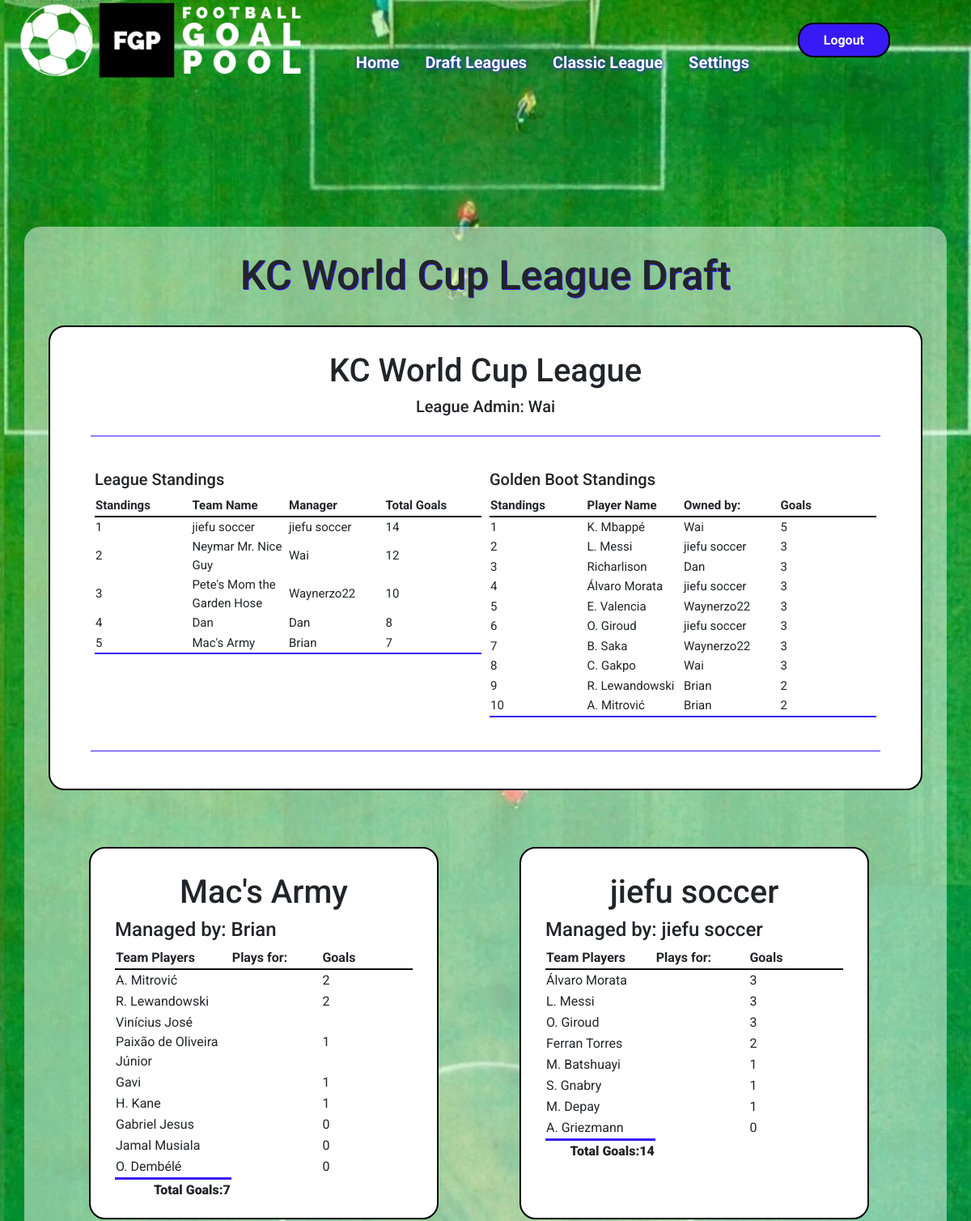
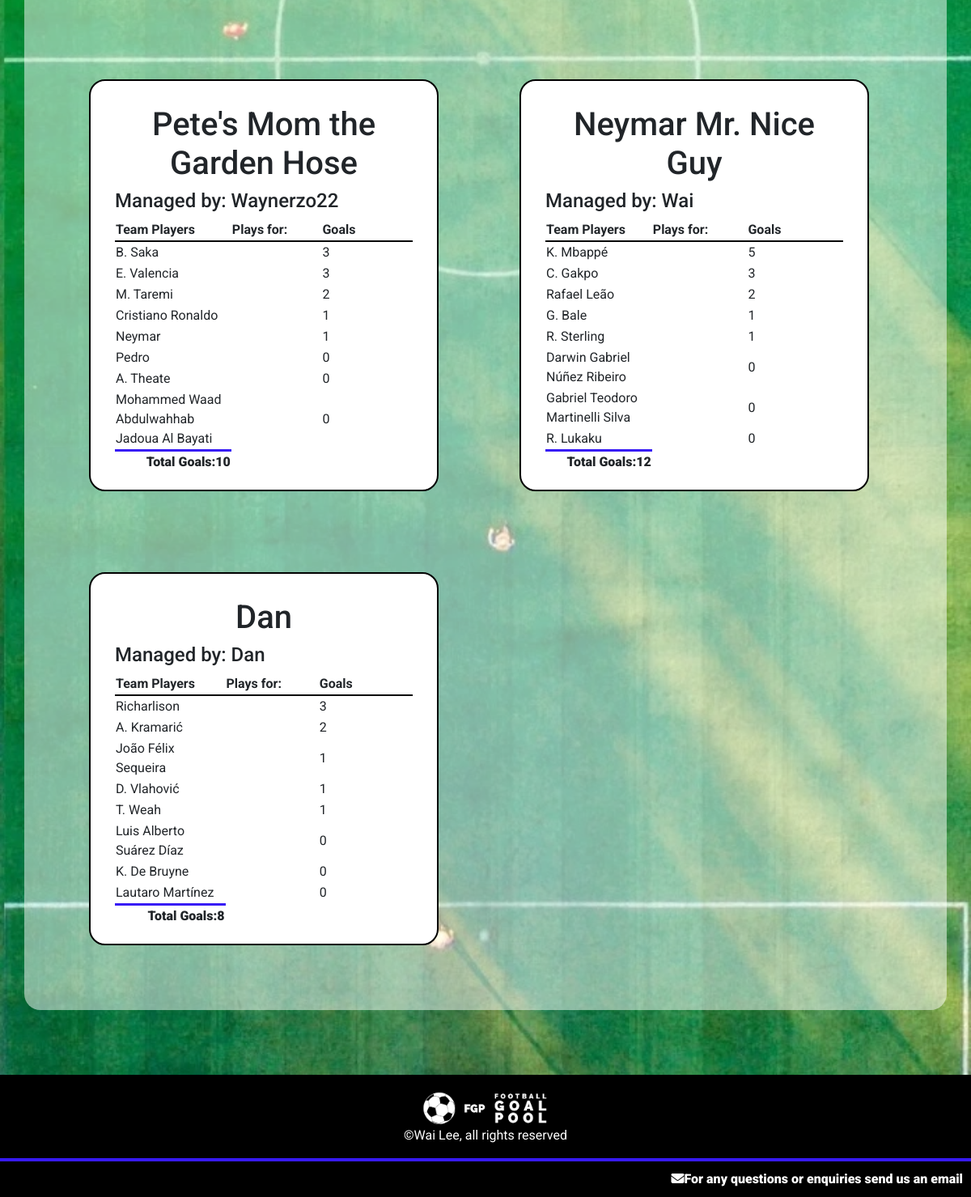
/draft/ (signed in), run on an earlier commit of the app's database (2 pictures, top to bottom).
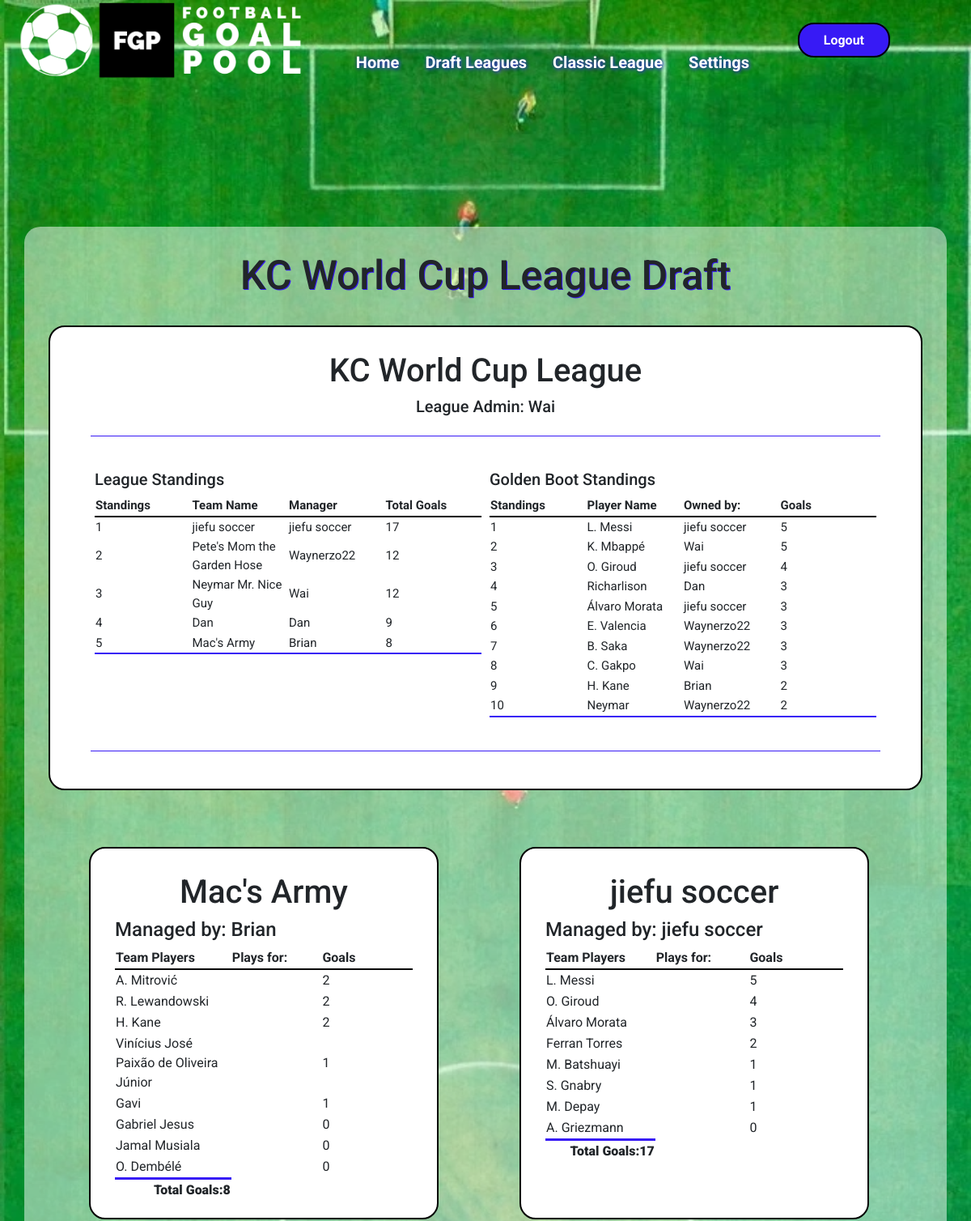
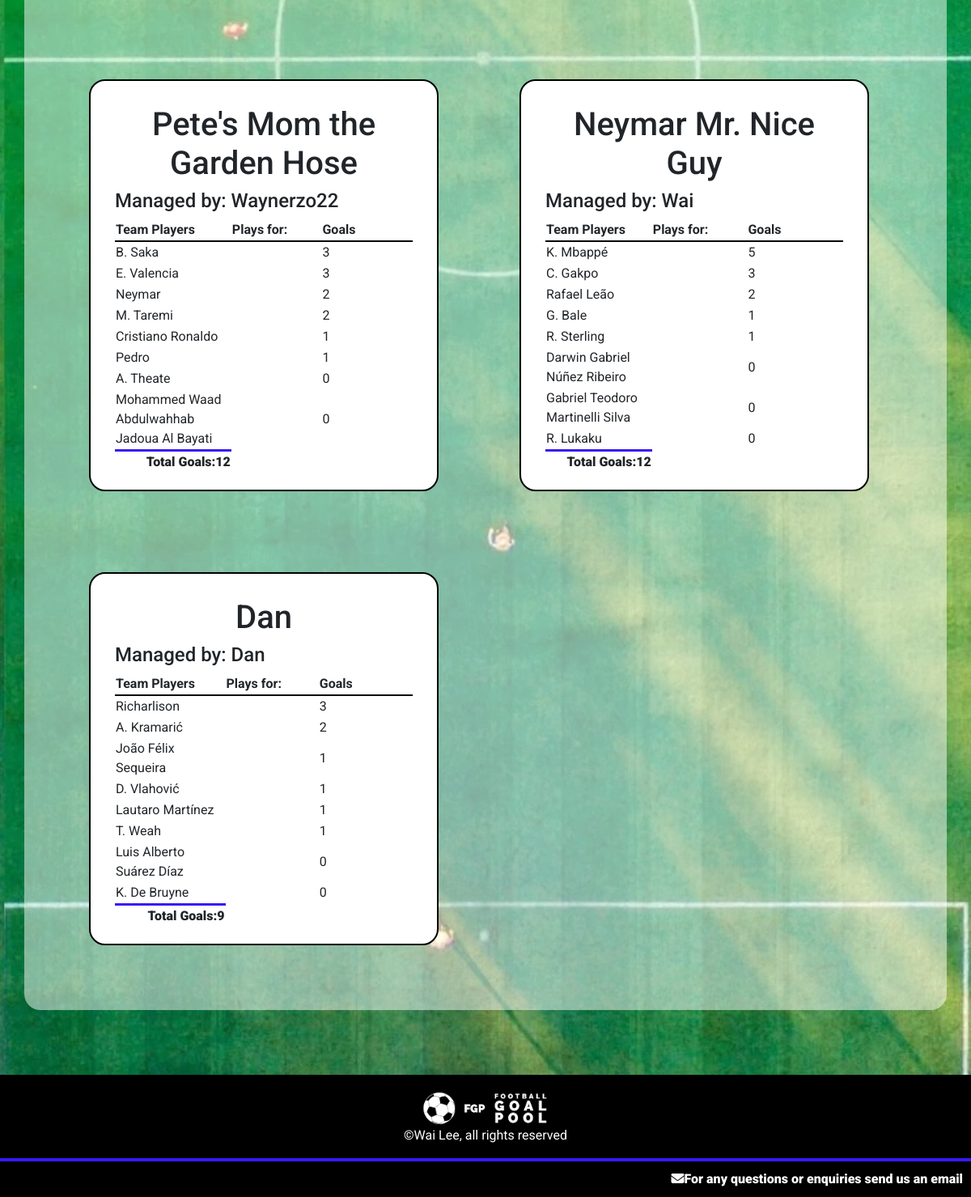
And on a later commit of the database (2 pictures, top to bottom).
### goalpoolapp/models.py (models this page shows, shortened)
class League(models.Model):
    teamlimit = models.IntegerField()
    leaguename = models.CharField(max_length=64)
    leaguecode = models.CharField(max_length = 10, blank=True, null=True)
    teamplayerslimit = models.IntegerField()
    transfersActivated = models.BooleanField(default=False)
    transfersAllowed = models.BooleanField(default=False)
    duplicatePlayersAllowed = models.BooleanField()
    admin = models.ForeignKey(User, on_delete=models.CASCADE, related_name="administratedleague")
    draftcomplete = models.BooleanField(default=False)
    draftstarted = models.BooleanField(default=False)
    draftposition = models.IntegerField(default=1)
    draftdecending = models.BooleanField(default=False)

class User(AbstractUser):
    emailpermission = models.BooleanField(null=True)

class Team(models.Model):
    manager = models.ForeignKey(User, on_delete=models.CASCADE, related_name="managedteams")
    league = models.ForeignKey(League, on_delete=models.CASCADE, related_name="leagueteams")
    players = models.ManyToManyField(Player, related_name="teams", blank=True)
    provisionalplayers = models.ManyToManyField(Player, related_name="provisionalteams", blank=True)
    rank = models.IntegerField(default=1)
    teamname = models.CharField(max_length=64)
    totalgoals = models.IntegerField(default=0)
    draftnumber = models.IntegerField(blank=True, null=True)

class Player(models.Model):
    playercode = models.IntegerField()
    leagues = models.ManyToManyField(League, related_name="leagueplayers", blank=True)
    nickname = models.CharField(max_length=64)
    goals = models.IntegerField(default=0)
    country = models.ForeignKey(Country, on_delete=models.CASCADE, related_name="players")
    currentweekgoals = models.IntegerField(default=0)
    position = models.CharField(max_length=12)
    pic = models.CharField(max_length=100)

### goalpoolapp/views.py (the view)
# urls.py: path('draft/', views.draft, name='draft'),
@login_required
def draft(request, leagueid=None):
    userteams = Team.objects.filter(manager=request.user)
    if leagueid != None:
        leagueslist = League.objects.filter(id=leagueid)
    else:
        leagueslist = League.objects.filter(leagueteams__in=userteams)
    leagueslist = leagueslist.exclude(id=19)
    leagues = Paginator(leagueslist, 1)
    page = request.GET.get('page')
    league = leagues.get_page(page)
    picker = None
    try:
        teams = league[0].leagueteams.all()
        playercheck = 0
        for team in teams:
            if team.players.count() == league[0].teamplayerslimit:
                playercheck += 1
        if playercheck == league[0].leagueteams.count():
            league[0].draftcomplete = True
            league[0].save()
        for team in league[0].leagueteams.all():
            if team.draftnumber == league[0].draftposition:
                picker = team.manager
    except:
        pass
    return render(request, 'goalpoolapp/draft.html', {
        "picker": picker,
        "leaguepage": league,
        "leagues": leagues,
    })

### goalpoolapp/templates/goalpoolapp/draft.html (shortened to what this page needs)
{% extends "goalpoolapp/layout.html" %}
{% load static %}
{% block body %}
<div id="main-page-content-container">
    <div id="main-page-content">
        {% for league in leaguepage %}
            <h2>{{ league.leaguename }} Draft</h2>
            <br>
            {% if league.draftstarted == True and league.draftcomplete == False %}
                <h3>Draft in Progress</h3>
                <h4>Current Picker: {{ picker }}</h4>
                {% if picker == user %}
                <div class="centeredinput">
                    <h5>Pick a player</h5>
                    <input type="hidden" value="{{ league.id }}" id="leagueid">
                    {% csrf_token %}
                    <div class="form-group draftselect">
                        <label for="teamselect" class="label teamlabel">Select a club</label>
                        <select id="teamselect" class="form-control"></select>
                    </div>
                    <div id="players">
                    </div>
                </div>
            {% endif %}
                <div id="teamscontainer">
                    {% for team in league.leagueteams.all|dictsort:"draftnumber" %}
                        <div
                        {% if team.manager == picker %}
                        class="pickercontainer"
                        {% else %}
                        class="teamcontainer"
                        {% endif %}
                        >
                        {% if team.manager == picker %}
                            <h5>Current Picker</h5>
                        {% endif %}
                        <h4>Draft number: {{ team.draftnumber }}</h4>
                        <h3>{{ team.teamname }}</h3>
                        <h4>Managed by: {{ team.manager }}</h4>
                            <table>
                                <tr>
                                    <th class="draftheader">Team Players</th>
                                    <th class="draftheader">Plays for:</th>
                                </tr>
                                {% for player in team.players.all %}
                                <tr>
                                    <td>{{ forloop.counter }}: {{ player.nickname }}</td>
                                    <td>{{ player.country.countryname }}</td>
                                </tr>
                                {% endfor %}
                            </table>
                        </div>
                    {% endfor %}
                </div>
            {% elif league.draftstarted == True and league.draftcomplete == True %}
                <div id="draft-information-container">
                    <h3>{{ league.leaguename }}</h3>
                    <h5>League Admin: {{ league.admin.username }}</h5>
                    <hr>
                    <div class="leagueinformation">
                        <div class="leaguetablecontainer">
                            <h5>League Standings</h5>
                            <table class="leaguetable">
                                <tr>
                                    <th>Standings</th>
                                    <th>Team Name</th>
                                    <th>Manager</th>
                                    <th>Total Goals</th>
                                </tr>
                                {% for team in league.leagueteams.all|dictsort:"totalgoals" reversed %}
                                <tr>
                                    <td>{{ forloop.counter }}</td>
                                    <td>{{ team.teamname }}</td>
                                    <td>{{ team.manager }}</td>
                                    <td>{{ team.totalgoals }}</td>
                                </tr>
                                {% endfor %}
                            </table>
                        </div>
                        <div class="leaguetablecontainer">
                            <div class="leaguetable">
                                <h5>Golden Boot Standings</h5>
                                <table class="playerleaguetable">
                                    <tr>
                                        <th>Standings</th>
                                        <th>Player Name</th>
                                        <th>Owned by:</th>
                                        <th>Goals</th>
                                    </tr>
                                    {% for player in league.leagueplayers.all|dictsortreversed:"goals"|slice:":10" %}
                                    <tr>
                                        <td>{{ forloop.counter }}</td>
                                        <td>{{ player.nickname }}</td>
                                        <td>
                                            {% for team in league.leagueteams.all %}
                                                {% if team in player.teams.all %}
                                                    {{ team.manager.username }}
                                                {% endif %}
                                            {% endfor %}
                                        </td>
                                        <td>{{ player.goals }}</td>
                                    </tr>
                                    {% endfor %}
                                </table>
                            </div>
                        </div>
                    </div>
                    <hr>
                </div>
                <div id="teamscontainer">
                    {% for team in league.leagueteams.all|dictsort:"draftnumber" %}
                        <div class="teamcontainer">
                        <h3>{{ team.teamname }}</h3>
                        <h4>Managed by: {{ team.manager }}</h4>
                            <table>
                                <tr>
                                    <th class="draftheader">Team Players</th>
                                    <th class="draftheader">Plays for:</th>
                                    <th class="draftheader">Goals</th>
                                </tr>
                                {% for player in team.players.all|dictsort:"goals" reversed %}
                                <tr>
                                    <td>{{ player.nickname }}</td>
                                    <td>{{ player.realteam }}</td>
                                    <td>{{ player.goals }}</td>
                                </tr>
                                {% endfor %}
                                <tr class="total">
                                    <td>Total Goals:{{ team.totalgoals }}</td>
                                </tr>
                            </table>
                        </div>
                    {% endfor %}
                </div>
            {% endif %}
        {% endfor %}
    </div>
</div>
{% endblock %}

### goalpoolapp/templates/goalpoolapp/layout.html (shortened to what this page needs)
{% load static %}
<!DOCTYPE html>
<html lang="en">
    <head>
        <link rel="stylesheet" href="https://stackpath.bootstrapcdn.com/bootstrap/4.4.1/css/bootstrap.min.css">
        <link href="{% static 'goalpoolapp/styles.css' %}?v=3" rel="stylesheet">
    </head>
    <body>
        <div style="background: url('/static/goalpoolapp/siteimages/mainimage.webp');background-size: 100%;position:fixed;width: 100%;height:  100%;z-index: -1;" class="maincontainer">
        </div>
            <header>
                <nav id="navbar">
                    <img src="{% static 'goalpoolapp/siteimages/logo.png' %}" id="site-logo">
                    {% if user.is_authenticated %}
                    <div id="nav-link-box">
                        <div class="nav-item">
                            <a class="nav-link menuitem" href="/"><strong>Home</strong></a>
                        </div>
                        <div class="nav-item" id="leaguemenu">
                            <a class="nav-link menuitem" href="{% url 'goalpoolapp:draft' %}"><strong>Draft Leagues</strong></a>
                        </div>
                        <div class="nav-item">
                            <a class="nav-link menuitem" href="{% url 'goalpoolapp:globalleague' %}"><strong>Classic League</strong></a>
                        </div>
                        <div class="nav-item">
                            <a class="nav-link menuitem" href="{% url 'goalpoolapp:settings' %}"><strong>Settings</strong></a>
                        </div>
                    </div>
                    <div class="nav-item">
                        <a id="logoutbutton" href="{% url 'goalpoolapp:logoutuser' %}"><strong>Logout</strong></a>
                    </div>
                    {% else %}
                    <div class="nav-item">
                        <a id="loginbutton" href="{% url 'goalpoolapp:loginuser' %}"><strong>Login</strong></a>
                    </div>
                    {% endif %}
                </nav>
            </header>
            <main>
                {% block body %}
                {% endblock %}
            </main>
            <footer>
                <div id="footercontentcontainer">
                    <div class="footerlinkscontainer">
                        <img src="{% static 'goalpoolapp/siteimages/logo.png' %}" id="footer-logo">
                        <p id="copyright-notice">&copy;Wai Lee, all rights reserved </p>
                    </div>
                </div>
                <div id="socialmedialinkscontainer">
                    <a href = "mailto: footballgoalpool@gmail.com"><i class="fa-solid fa-envelope"><span>For any questions or enquiries send us an email</span></i></a>
                </div>
            </footer>
    </body>
</html>

### goalpoolapp/static/goalpoolapp/styles.css (style rules this page uses)
* { font-family: 'Roboto', sans-serif; }
h2 { font-size: 50px; text-shadow: 1px 1px #371af5; text-align: center; }
h3 { font-size: 40px; text-align: center; }
body { min-height: 100vh; display: flex; flex-direction: column; }
main { margin-bottom: 50px; }
hr { border: 0; clear:both; display:block; width: 96%; background-color: #371af5; height: 1px; }
th { width: 20%; border-bottom: solid black 2px; }
tr { height: 20px; }
nav { background-color: #371af500; display: flex; flex-direction: row; justify-content: space-between; align-items: center; width: 100%; transition: 0.5s; position: fixed; z-index: 1; -webkit-transition: 0.5s; -moz-transition: 0.5s; -ms-transition: 0.5s; -o-transition: 0.5s; }
#site-logo { width: 30%; margin-left: 20px; transition: 0.5s; }
.nav-link { font-size: 20px; color: white; text-decoration: none; text-shadow: 1px 1px 5px #371af5; }
#nav-link-box { display: flex; height: 100px; align-items: end; }
#loginbutton, #logoutbutton { background-color: #371af5; border-radius: 20px; color: white; border: solid black 2px; margin-right: 100px; padding: 10px 30px; transition: 0.5s; -webkit-transition: 0.5s; -moz-transition: 0.5s; -ms-transition: 0.5s; -o-transition: 0.5s; }
#main-page-content-container { display: flex; flex-direction: column; align-items: center; padding: 30px; }
#main-page-content { max-width: 1200px; background-color: #FFFFFF80; display: flex; flex-direction: column; align-items: center; padding: 30px; margin-top: 250px; border-radius: 20px; }
.leagueinformation { display: flex; flex-direction: row; justify-content: space-between; width: 100%; padding: 20px; }
.leaguetablecontainer { width: 95%; font-size: 15px; margin: 5px; }
.leaguetable { border-bottom: #371af5 solid 2px; }
.total { display: flex; justify-content: end; border-bottom: none; border-top: 3px solid #371af5; font-weight: 900; }
#teamscontainer { display: flex; flex-flow: row wrap; }
.teamcontainer { margin: 50px; border: solid black 2px; border-radius: 20px; padding: 30px; background-color: white; width: 40%; }
.draftheader { width: 200px; }
#draft-information-container { margin: 0 10% 20px; display: flex; flex-direction: column; align-items: center; width: 100%; border: black solid 2px; border-radius: 20px; padding: 30px; background-color: white; -webkit-border-radius: 20px; -moz-border-radius: 20px; -ms-border-radius: 20px; -o-border-radius: 20px; }
footer { width: 100%; background-color: black; display: flex; flex-direction: column; justify-content: center; margin-top: auto; }
#footercontentcontainer { display: flex; margin-top: 20px; justify-content: space-around; flex-direction: row; border-bottom: #371af5 solid 4px; }
.footerlinkscontainer { display: flex; flex-direction: column; align-items: center; }
#socialmedialinkscontainer { display: flex; justify-content: flex-end; }
#footer-logo { width: 20%; }
#copyright-notice { color: white; }
footer a { padding: 10px; text-decoration: none; color: white; font-size: 16px; }

What changed in the data, as far as the page shows it:
changed League "KC World Cup League": gains Player (nickname "H. Kane", goals "2"); gains Player (nickname "Neymar", goals "2"); loses Player (nickname "R. Lewandowski", goals "2"); loses Player (nickname "A. Mitrović", goals "2")
changed Team "jiefu soccer": totalgoals "14" → "17"
changed Team "Pete's Mom the Garden Hose": totalgoals "10" → "12"; moves up the list
changed Team "Dan": totalgoals "8" → "9"
changed Team "Mac's Army": totalgoals "7" → "8"
changed Player "L. Messi": goals "3" → "5"; moves up the list
changed Player "O. Giroud": goals "3" → "4"; moves up the list
shown differently, row unchanged: Player "Álvaro Morata": moves down the list
changed Player "H. Kane": gains Team (teamname "Mac's Army", manager "Brian", totalgoals "8", manager.username "Brian"); goals "1" → "2"; moves up the list
changed Player "Neymar": gains Team (teamname "Pete's Mom the Garden Hose", manager "Waynerzo22", totalgoals "12", manager.username "Waynerzo22"); goals "1" → "2"; moves up the list
changed Player "A. Mitrović": loses Team (teamname "Mac's Army", manager "Brian", totalgoals "7", manager.username "Brian")
changed Player "R. Lewandowski": loses Team (teamname "Mac's Army", manager "Brian", totalgoals "7", manager.username "Brian")
changed Player "Pedro": goals "0" → "1"
changed Player "Lautaro Martínez": goals "0" → "1"; moves up the list
